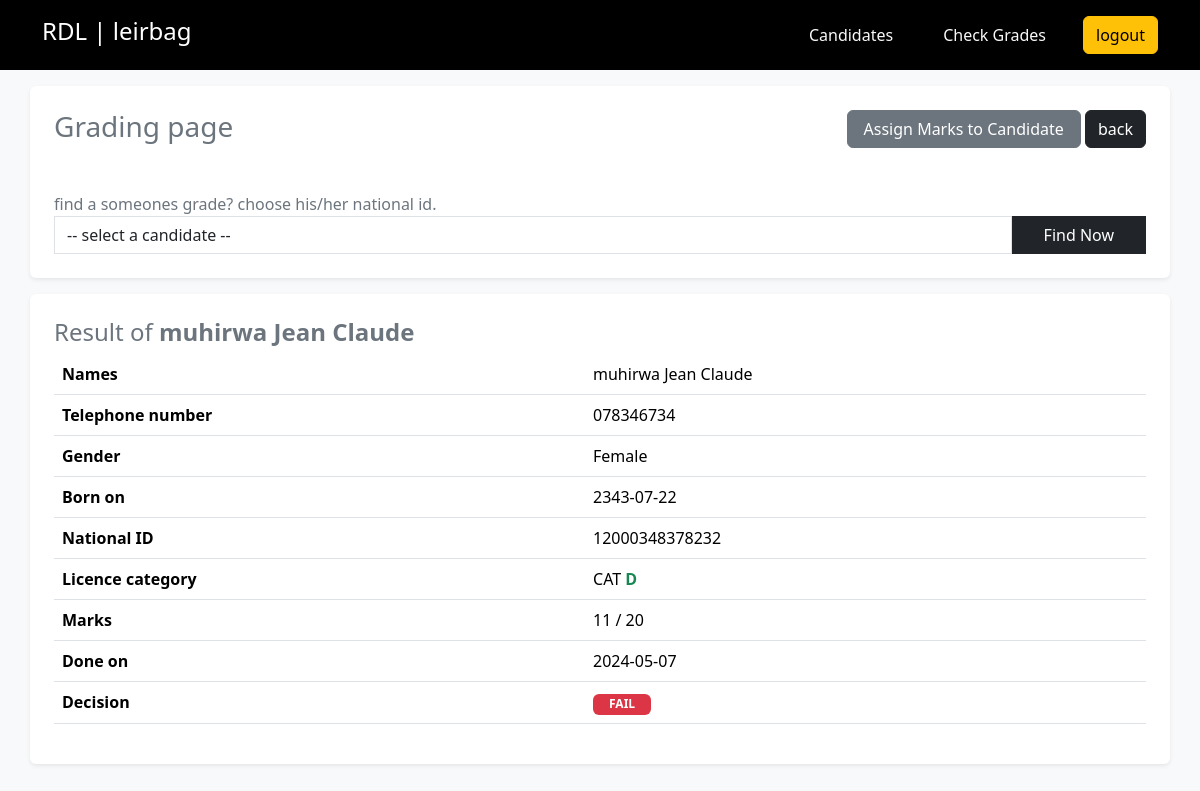
The app's page /admin/grades.php?candidateNID=12000348378232 (signed in) with its own data.
### tables this page shows
CREATE TABLE `grade` (
  `candidateNationalId` varchar(16) NOT NULL,
  `licenseExamCategory` text NOT NULL,
  `obtainedMarks` int(11) NOT NULL,
  `decision` text NOT NULL DEFAULT 'Fail' COMMENT 'Pass / Fail'
);

CREATE TABLE `candidate` (
  `candidateNationalId` varchar(16) NOT NULL,
  `firstName` text NOT NULL,
  `lastName` text NOT NULL,
  `gender` text NOT NULL,
  `dob` date NOT NULL DEFAULT current_timestamp(),
  `examDate` date NOT NULL DEFAULT current_timestamp(),
  `phoneNumber` varchar(10) NOT NULL
);

### admin/grades.php (the view, shortened to what this page needs)
<?php
require "../config/connection.php";
$user = $_SESSION['auth'];
$gradeResult = "";
if (isset($_GET['candidateNID'])) {
    $candidateId = $_GET['candidateNID'];
    $sql = "SELECT * FROM grade,candidate
    WHERE grade.candidateNationalId = candidate.candidateNationalId
    AND candidate.candidateNationalId= '$candidateId'";
    $gradeResult = $conn->query($sql)->fetch_object();
}
?>
<!DOCTYPE html>
<html lang="en">
<head>
    <link rel="stylesheet" href="..\bootstrap\css\bootstrap.min.css">
</head>
<body class="bg-light text-secondary">
    <div class="bg-black text-white">
        <div class="container d-flex align-items-center justify-content-between">
            <h4>RDL | <?php echo $user->adminName; ?> </h4>
            <ul class="d-flex align-items-center gap-4 mt-3 list-unstyled">
                <li>
                    <a href="index.php" class="btn btn-link text-light text-decoration-none">Candidates</a>
                </li>
                <li>
                    <a href="grades.php" class="btn btn-link text-light text-decoration-none">Check Grades</a>
                </li>
                <li>
                    <a href="../auth/logout.php" class="btn btn-warning">logout</a>
                </li>
            </ul>
        </div>
    </div>
    <div class="container my-3 bg-white rounded shadow-sm p-4">
        <div class="d-flex justify-content-between mb-4">
            <h3>Grading page</h3>
            <div>
                <a class="btn px-3  btn-secondary" href="assignGradeToCandidate.php">Assign Marks to Candidate</a>
                <a href="index.php" class="btn btn-dark">back</a>
            </div>
        </div>
        <div class="py-2">
        </div>
        <div class="form-group">
            <label>find a someones grade? choose his/her national id.</label>
            <form>
                <div class="d-flex">
                    <select required name="candidateNID" class="form-control rounded-0">
                        <option value="" disabled selected>-- select a candidate --</option>
                    </select>
                    <button class="btn btn-dark rounded-0" style="width: 150px;">Find Now</button>
                </div>
            </form>
        </div>
    </div>
    <?php
    if (isset($gradeResult) && $gradeResult != null) { ?>
        <div class="container my-3 bg-white rounded shadow-sm p-4">
            <h4>Result of <strong><?php echo $gradeResult->firstName, " ", $gradeResult->lastName ?></strong></h4>
            <table class="table">
                <tr>
                    <td class="fw-bold">Names</td>
                    <td>
                        <?php echo $gradeResult->firstName, " ", $gradeResult->lastName ?>
                    </td>
                </tr>
                <tr>
                    <td class="fw-bold">Telephone number</td>
                    <td>
                        <?php echo $gradeResult->phoneNumber ?>
                    </td>
                </tr>
                <tr>
                    <td class="fw-bold">Gender</td>
                    <td>
                        <?php echo $gradeResult->gender ?>
                    </td>
                </tr>
                <tr>
                    <td class="fw-bold">Born on</td>
                    <td>
                        <?php echo $gradeResult->dob ?>
                    </td>
                </tr>
                <tr>
                    <td class="fw-bold">National ID</td>
                    <td>
                        <?php echo $gradeResult->candidateNationalId ?>
                    </td>
                </tr>
                <tr>
                    <td class="fw-bold">Licence category</td>
                    <td>
                        CAT <strong class="fw-bold text-success"><?php echo $gradeResult->licenseExamCategory ?></strong>
                    </td>
                </tr>
                <tr>
                    <td class="fw-bold">Marks</td>
                    <td>
                        <?php echo $gradeResult->obtainedMarks ?> / 20
                    </td>
                </tr>
                <tr>
                    <td class="fw-bold">Done on</td>
                    <td>
                        <?php echo $gradeResult->examDate ?>
                    </td>
                </tr>
                <tr>
                    <td class="fw-bold">Decision</td>
                    <td>
                        <span class="badge px-3 text-uppercase <?php echo $gradeResult->decision == 'Pass' ? 'bg-success' : 'bg-danger' ?>"><?php echo $gradeResult->decision ?></span>
                    </td>
                </tr>
            </table>
        </div>
    <?php
    } else if ($gradeResult === null) {
    ?>
        <div class="container">
            <div class="alert alert-info">The selected candidates doesn't have any grade.</div>
        </div>
    <?php
    }
    ?>
</body>
</html>

### records on screen
grade: candidateNationalId.firstName "muhirwa", candidateNationalId.lastName "Jean Claude", candidateNationalId.phoneNumber "078346734", candidateNationalId.gender "Female", candidateNationalId.dob "2343-07-22", candidateNationalId.candidateNationalId "12000348378232", licenseExamCategory "D", obtainedMarks "11", candidateNationalId.examDate "2024-05-07", decision "FAIL"

### other values on screen
$user->adminName "leirbag"
